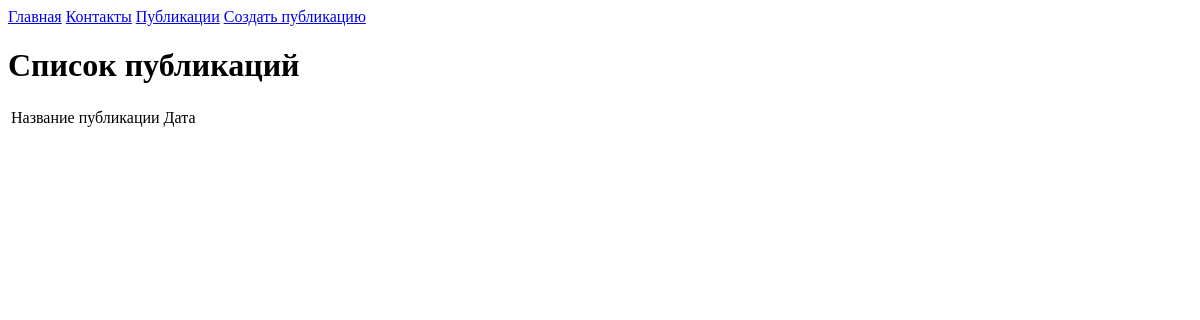
The app's page /publications, older data.
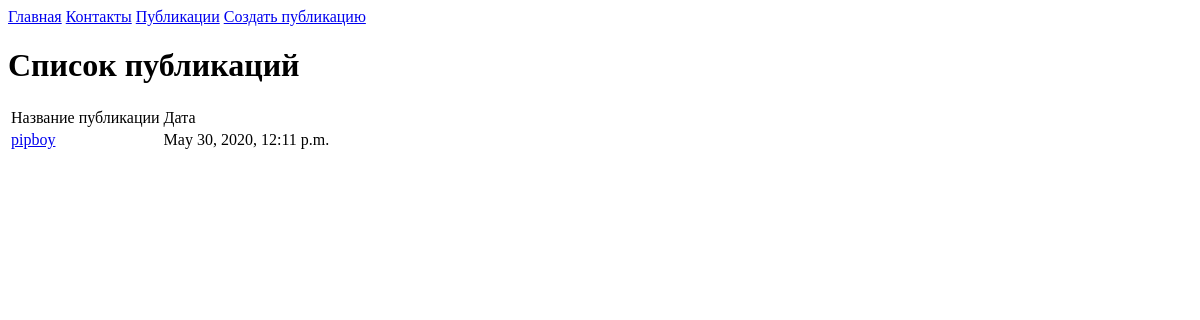
The same page, newer data.
### web/models.py (models this page shows)
class Publication(models.Model):
    name = models.CharField(max_length=120)
    date = models.DateTimeField(null=True)
    text = models.TextField()

### web/views.py (the view)
# urls.py: path("publications", views.publications),
def publications(request):
    return render(request, "publications.html", {
        'publications': Publication.objects.all()
    })

### templates/publications.html (shortened to what this page needs)
{% extends "base.html" %}
{% block content %}
    <h1>Список публикаций</h1>
    <table>
        <tr>
            <td>Название публикации</td>
            <td>Дата</td>
        </tr>
        {% for publication in publications %}
            <tr>
                <td><a href="/publication/{{ publication.id }}">{{ publication.name }}</a></td>
                <td>{{ publication.date }}</td>
            </tr>
        {% endfor %}
    </table>
{% endblock %}

### templates/base.html (shortened to what this page needs)
<!DOCTYPE html>
<html lang="en">
<head>
</head>
<body>
    <div>
        <a href="/">Главная</a>
        <a href="/contacts">Контакты</a>
        <a href="/publications">Публикации</a>
        <a href="/publish">Создать публикацию</a>
    </div>
    {% block content %} {% endblock %}
</body>
</html>

Row changes from the older to the newer data that the page shows:
added Publication: name "pipboy", date "May 30, 2020, 12:11 p.m."
